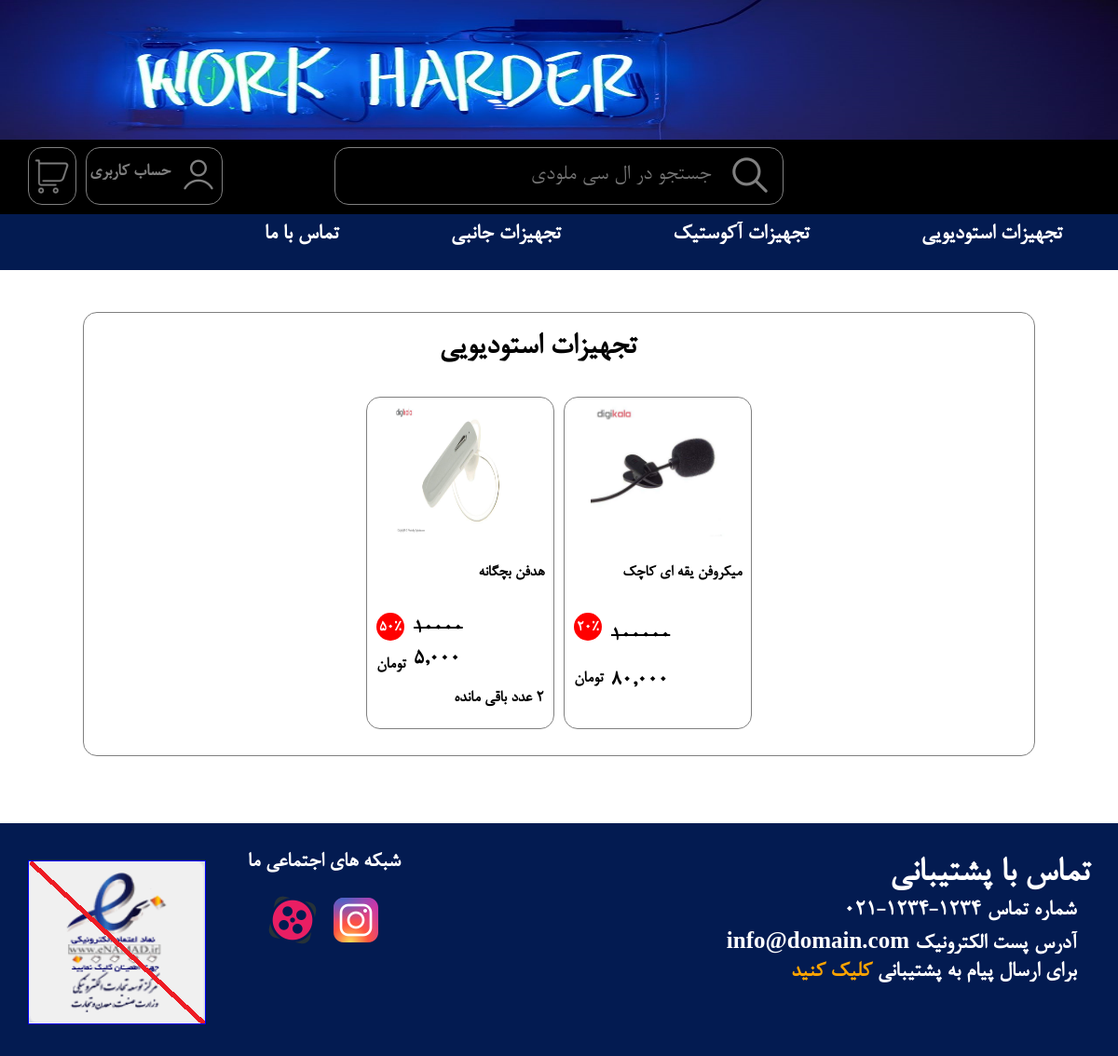
The page /p/studio-products.php on the database its author committed.
### tables this page shows
CREATE TABLE t_product
(
    `p_id` INT (3) AUTO_INCREMENT,
    `p_brand` VARCHAR (15) NOT NULL,
    `p_model` VARCHAR (15) NOT NULL,
    `p_title` VARCHAR (65) NOT NULL,
    `p_description` TEXT (2000) NOT NULL,
    `p_status` INT (5) DEFAULT('0'),
    `p_priority_TS` INT (1) DEFAULT('0'),
    `p_discount` VARCHAR (10) DEFAULT('0'),
    `p_summary_desc` varchar(1000) NOT NULL,
    `p_type` VARCHAR (15) DEFAULT('0'),
    `p_price` VARCHAR (10) DEFAULT('1,000'),
    `p_creator_aid` INT (1) NOT NULL,
    `p_amount` INT (3) DEFAULT('0'),
    `p_date` TIMESTAMP DEFAULT CURRENT_TIMESTAMP,
    PRIMARY KEY (`p_id`),
    FOREIGN KEY (`p_creator_aid`) REFERENCES t_admin(`a_id`) ON DELETE CASCADE
);

### p/studio-products.php (the view, shortened to what this page needs)
<?php
    include ('../includes/header.php');
?>
    <link rel="stylesheet" href="../assets/css/search.css">
<?php
    include ('../includes/close-head.php');
    include ('../includes/banner.php');
    include ('../includes/menu.php');
?>
<div id="offer-a">
  <h2 class="title-offer-a-b set-the-font" style="text-align:center;">تجهیزات استودیویی</h2>
  <div class="base-sepcial-product-a-b">
<?php
$fetch_product_info = "SELECT p_id,p_title,p_amount,p_discount,p_price FROM t_product WHERE `p_type` LIKE '%studio%' OR `p_type` LIKE '%استودیویی%' OR `p_type` LIKE '%استودیو%' ORDER BY `p_amount` DESC;";
$result_pro_info = $conn->query($fetch_product_info);
if ($result_pro_info->num_rows > 0)
{
  while($row = $result_pro_info->fetch_assoc())
  {
        $pPrice = $row['p_price'];
        $pDiscount = $row['p_discount'];
        $row['p_amount'] = (int)$row['p_amount'];
        ?>
        <div class="product-style unselectable" onclick="window.open('product.php?id=<?php echo $row['p_id'];?>')">
            <div class="product-one-titles-box">
                <img class="product-picture" src="../assets/img/p-images/<?php echo $row['p_id'];?>-a.jpg" alt="product-image"/>
                <h2 class="product-title"><?php echo $row['p_title'];?></h2>
            </div>
            <?php
            if($row['p_amount'] == 0 || $row['p_amount'] == "0")
            {
              ?>
              <div class="product-detials-box">
                <h3 class="product-is-unavailable set-the-font">ناموجود</h3>
              </div>
              <?php
            }
            else
            {
              if($row['p_discount'] == 0 || $row['p_discount'] == "0")
              {
                  ?>
                      <div class="product-detials-box">
                          <h3 class="unit-no-offer-and-counter set-the-font">تومان</h3>
                          <h2 class="product-price-no-offer-and-counter set-the-font"><?php echo $row['p_price'];?></h2>
                      </div>
                  <?php
              }
              else
              {
                ?>
                <div class="product-detials-box">
                    <div class="product-discount-box">
                      <?php
                          $pPrice = str_replace(",","",$pPrice);
                          $pPrice = (int)$pPrice;
                          $pDiscount = str_replace(",","",$pDiscount);
                          $pDiscount = (int)$pDiscount;
                          $count_percent = $pDiscount/$pPrice;
                          $percent_friendly = number_format( $count_percent * 100);
                      ?>
                      <h3 class="product-discount-number set-the-font"><center><?php echo $percent_friendly;?><span class="percentage-symbol">٪</span></center></h3>
                    </div>
                    <h3 class="product-discount-priced set-the-font"><del><?php echo $row['p_price'];?></del></h3>
                    <h3 class="unit-with-offer-and-counter set-the-font">تومان</h3>
                    <?php
                          $final_price = $pPrice - $pDiscount;
                          $final_price = number_format($final_price);
                    ?>
                    <h2 class="product-price-with-offer-and-counter set-the-font"><?php echo $final_price;?></h2>
                    <?php
                    if($row['p_amount'] <= 9)
                    {
                      ?>
                      <h3 class="product-counter-with-offer set-the-font"><span><?php echo $row['p_amount'];?></span> عدد باقی مانده</h3>
                      <?php
                    }
                    ?>
                </div>
                <?php
              }
            }
            ?>
        </div>
        <?php
  }
}
else
{
  ?>
  <br/>
  <h2 class="set-the-font">محصولی پیدا نشد</h2>
      <?php
}
?>
  </div>
  <br/>
</div>
<br/><br/>
<?php require "./includes/footer.php";
require './actions/includes/footer.php';?>

### assets/css/banner.css (style rules this page uses)
body { padding:0px;margin:0px; }
.unselectable { -moz-user-select: -moz-none;-khtml-user-select: none;-webkit-user-select: none;-o-user-select: none;user-select: none }
.set-the-font { font-family: 'bnazanin'; }

### assets/css/search.css (style rules this page uses)
#offer-a { display:block;margin-left:auto;margin-right:auto; background-color:transparent;width:85%;height:auto;border:1px solid gray;border-radius:15px;margin-top:35px; }
.title-offer-a-b { font-size:35px;height:10px;margin-top:20px;margin-right:4.50%; }
.base-sepcial-product-a-b { flex-direction:row;background-color:transparent;height:auto;width:90%;margin-left:auto;margin-right:auto;margin-top:50px; display:flex;flex-flow:wrap;align-items: center;justify-content: center; }
.product-style { width:200px;height:355px;background-color:transparent;border-radius:15px;margin:10px 5px;border:1px solid gray;display:block; }
.product-one-titles-box { width:100%;height:65%;background-color:transparent;border-radius:10px 10px 0px 0px;display:grid; }
.product-picture { display: block;margin-left: auto;margin-right: auto;width: 145px;height:145px ;margin-top:6px; }
.product-title { font-family:'Times New Roman' , 'bnazanin';font-size:18px;margin-right:5%;margin-top:5px; }
.product-detials-box { display:grid;background-color:transparent;width:100%;height:35%;border-radius:0px 0px 10px 10px; }
.product-discount-box { margin-right:auto;margin-left:10px;;background-color:red;border-radius:20px;width:30px;height:30px; }
.product-discount-number { color:white;margin-top:5px;font-size:17px; }
.percentage-symbol { font-size:15px; }
.product-discount-priced { margin-right:auto;margin-left:50px;margin-top:-28px;font-size:22.50px; }
.unit-with-offer-and-counter { margin-right:auto;margin-left:10px;margin-top:-10px; }
.product-price-with-offer-and-counter { margin-right:auto;margin-left:50px;margin-top:-50px; }
.product-counter-with-offer { margin-top:-10px;margin-right:10px; }

### rows shown on the page
t_product: shows a picture, p_title "میکروفن یقه ای کاچک", percent_friendly "20", p_price "100000", final_price "80,000"
t_product: shows a picture, p_title "هدفن بچگانه", percent_friendly "50", p_price "10000", final_price "5,000", p_amount "2"
